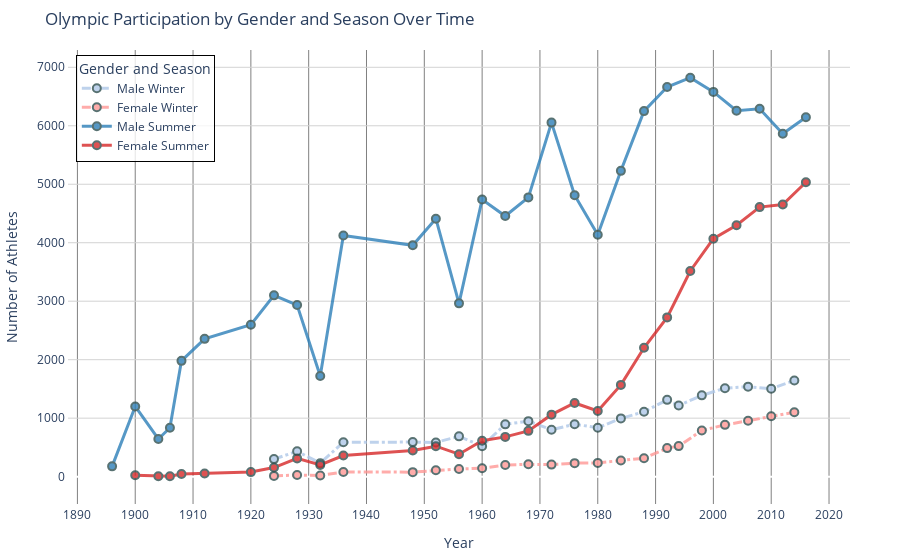

Notebook source saved alongside this figure:
### Code cell
fig = go.Figure()


color_palette = {
    'Male Winter': {'color': '#aec7e8', 'dash': 'dashdot'},  # lighter blue for winter
    'Female Winter': {'color': '#ff9896', 'dash': 'dashdot'},  # Lighter red for winter
    'Male Summer': {'color': '#2c7fb8', 'dash': 'solid'},  # Dark blue for summer
    'Female Summer': {'color': '#d62728', 'dash': 'solid'}  # Brighter red for summer
}
# Adjust line styles and opacity for clarity
for season in ['Winter', 'Summer']:
    season_data = pivot_data.xs(season, level='Season')
    for gender in ['M', 'F']:
        trace_name = f'{"Male" if gender == "M" else "Female"} {season}'
        style = color_palette[trace_name]
        fig.add_trace(go.Scatter(
            x=season_data.index, 
            y=season_data[gender],
            mode='lines+markers',
            name=trace_name,
            line=dict(color=style['color'], width=3, dash=style['dash']),
            marker=dict(color=style['color'], size=8, line=dict(width=2, color='DarkSlateGrey')),
            opacity=0.8  # Adjusting opacity for better visual distinction
        ))

# Update layout: grid lines, legend, and responsive design
fig.update_layout(
    title='Olympic Participation by Gender and Season Over Time',
    xaxis_title='Year',
    yaxis_title='Number of Athletes',
    xaxis=dict(
        showline=True, showgrid=True, gridwidth=1, gridcolor='grey',
        tickmode='linear', dtick=10  # Show tick every 10 years
    ),
    yaxis=dict(
        showline=True, showgrid=True, gridwidth=1, gridcolor='lightgrey'
    ),
    legend=dict(
        title='Gender and Season',
        x=0.01, y=0.99, bordercolor='Black', borderwidth=1,
        bgcolor='rgba(255,255,255,0.8)'  # Semi-transparent background for legend
    ),
    plot_bgcolor='white',
    hovermode='x unified'
)

# Responsive layout options
fig.update_layout(
    autosize=True,
    margin=dict(l=50, r=50, t=50, b=50)
)

fig.show()

### Figure 1 — Plotly figure (JSON) as saved in the notebook; plotly's stock layout.template omitted (floating-point values rounded to 4 significant figures)
{"data": [{"line": {"color": "#aec7e8", "dash": "dashdot", "width": 3}, "marker": {"color": "#aec7e8", "line": {"color": "DarkSlateGrey", "width": 2}, "size": 8}, "mode": "lines+markers", "name": "Male Winter", "opacity": 0.8, "type": "scatter", "x": [1924, 1928, 1932, 1936, 1948, 1952, 1956, 1960, 1964, 1968, 1972, 1976, 1980, 1984, 1988, 1992, 1994, 1998, 2002, 2006, 2010, 2014], "y": [300, 433, 231, 588, 591, 585, 689, 521, 894, 949, 802, 897, 836, 996, 1110, 1313, 1216, 1390, 1513, 1539, 1503, 1643]}, {"line": {"color": "#ff9896", "dash": "dashdot", "width": 3}, "marker": {"color": "#ff9896", "line": {"color": "DarkSlateGrey", "width": 2}, "size": 8}, "mode": "lines+markers", "name": "Female Winter", "opacity": 0.8, "type": "scatter", "x": [1924, 1928, 1932, 1936, 1948, 1952, 1956, 1960, 1964, 1968, 1972, 1976, 1980, 1984, 1988, 1992, 1994, 1998, 2002, 2006, 2010, 2014], "y": [13, 28, 21, 80, 77, 109, 132, 144, 200, 211, 206, 231, 235, 277, 315, 488, 522, 789, 886, 955, 1033, 1102]}, {"line": {"color": "#2c7fb8", "dash": "solid", "width": 3}, "marker": {"color": "#2c7fb8", "line": {"color": "DarkSlateGrey", "width": 2}, "size": 8}, "mode": "lines+markers", "name": "Male Summer", "opacity": 0.8, "type": "scatter", "x": [1896, 1900, 1904, 1906, 1908, 1912, 1920, 1924, 1928, 1932, 1936, 1948, 1952, 1956, 1960, 1964, 1968, 1972, 1976, 1980, 1984, 1988, 1992, 1996, 2000, 2004, 2008, 2012, 2016], "y": [176, 1201, 644, 835, 1980, 2356, 2598, 3100, 2935, 1721, 4123, 3956, 4411, 2963, 4739, 4457, 4775, 6054, 4813, 4136, 5229, 6251, 6663, 6822, 6579, 6257, 6290, 5863, 6145]}, {"line": {"color": "#d62728", "dash": "solid", "width": 3}, "marker": {"color": "#d62728", "line": {"color": "DarkSlateGrey", "width": 2}, "size": 8}, "mode": "lines+markers", "name": "Female Summer", "opacity": 0.8, "type": "scatter", "x": [1896, 1900, 1904, 1906, 1908, 1912, 1920, 1924, 1928, 1932, 1936, 1948, 1952, 1956, 1960, 1964, 1968, 1972, 1976, 1980, 1984, 1988, 1992, 1996, 2000, 2004, 2008, 2012, 2016], "y": [null, 23, 6, 6, 44, 53, 78, 156, 312, 201, 361, 446, 521, 384, 613, 680, 783, 1060, 1260, 1123, 1569, 2203, 2723, 3517, 4068, 4300, 4609, 4654, 5034]}], "layout": {"autosize": true, "hovermode": "x unified", "legend": {"bgcolor": "rgba(255,255,255,0.8)", "bordercolor": "Black", "borderwidth": 1, "title": {"text": "Gender and Season"}, "x": 0.01, "y": 0.99}, "margin": {"b": 50, "l": 50, "r": 50, "t": 50}, "plot_bgcolor": "white", "title": {"text": "Olympic Participation by Gender and Season Over Time"}, "xaxis": {"autorange": true, "dtick": 10, "gridcolor": "grey", "gridwidth": 1, "range": [1889.0, 2023.0], "showgrid": true, "showline": true, "tickmode": "linear", "title": {"text": "Year"}, "type": "linear"}, "yaxis": {"autorange": true, "gridcolor": "lightgrey", "gridwidth": 1, "range": [-545.2, 7373.0], "showgrid": true, "showline": true, "title": {"text": "Number of Athletes"}, "type": "linear"}}}
